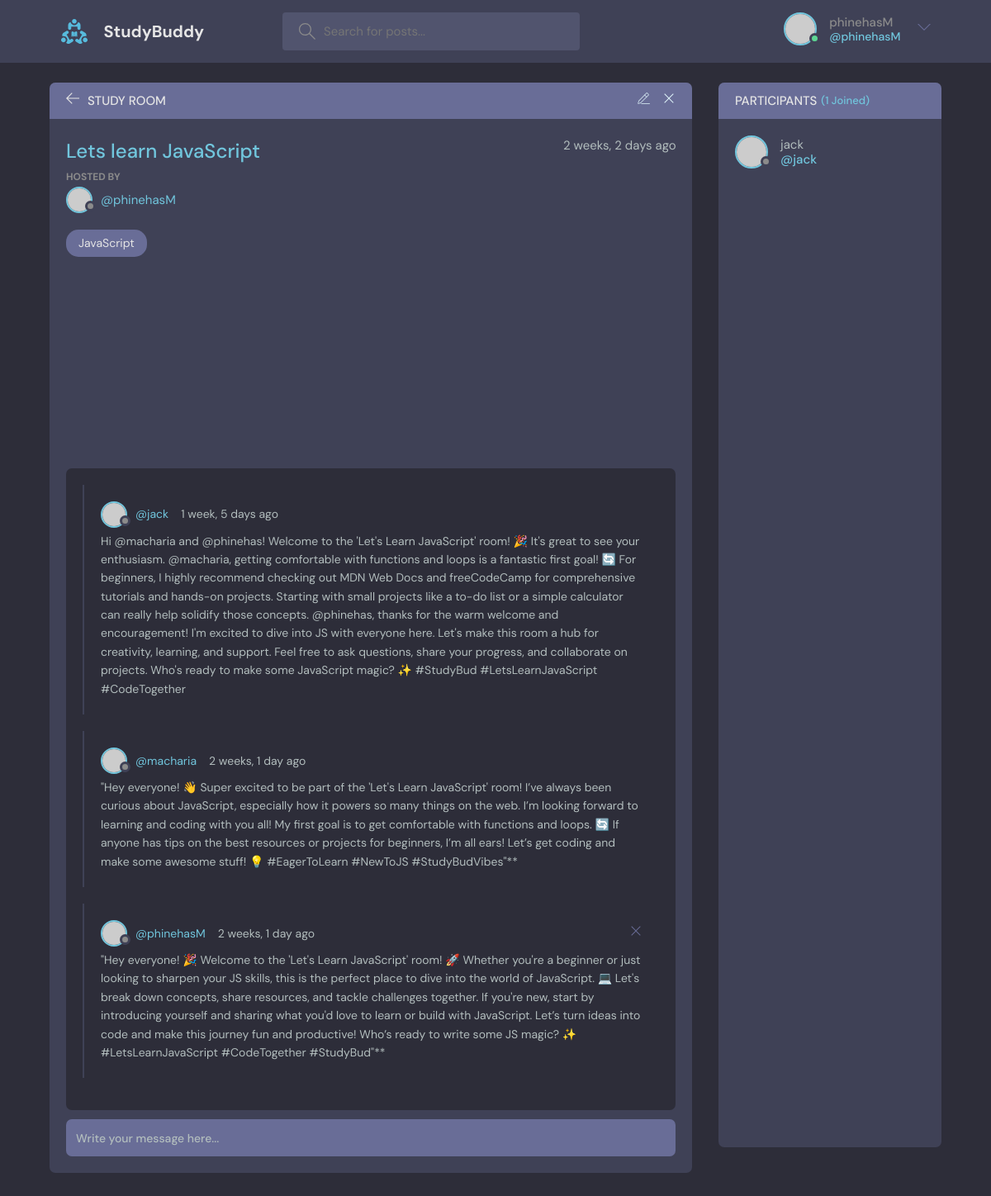
Screenshot of /room/1/ (signed in) with the database file from the repository.
### base/models.py (models this page shows, shortened)
class Room(models.Model):
    host = models.ForeignKey(User, on_delete=models.SET_NULL, null=True)
    topic = models.ForeignKey(Topic, on_delete=models.SET_NULL, null=True)
    name = models.CharField(max_length=200)
    description = models.TextField(null=True, blank=True)
    participants = models.ManyToManyField(User, related_name='participants', blank=True)
    updated = models.DateTimeField(auto_now=True)
    created = models.DateTimeField(auto_now_add=True)
    class Meta:
        ordering = ['-updated', '-created']

class Topic(models.Model):
    name = models.CharField(max_length=200)
    def __str__(self):
        return self.name

class Message(models.Model):
    user = models.ForeignKey(User, on_delete=models.CASCADE)
    room = models.ForeignKey(Room, on_delete=models.CASCADE)
    body = models.TextField()
    updated = models.DateTimeField(auto_now=True)
    created = models.DateTimeField(auto_now_add=True)
    class Meta:
        ordering = ['-updated', '-created']

### base/views.py (the view, shortened to what this page needs)
# urls.py: path('room/<str:pk>/', views.room, name='room'),
def room(request, pk):
    room = get_object_or_404(Room, id=pk)
    room_messages = room.message_set.all()
    participants = room.participants.all()
    context = {'room': room, 'room_messages': room_messages
               , 'participants': participants}
    return render(request, 'base/room.html', context)

### base/templates/base/room.html (shortened to what this page needs)
{% extends 'main.html' %}
{% block content %}
    <main class="profile-page layout layout--2">
      <div class="container">
        <div class="room">
          <div class="room__top">
            <div class="room__topLeft">
              <a href="{ url 'home' }">
                <svg version="1.1" xmlns="http://www.w3.org/2000/svg" width="32" height="32" viewBox="0 0 32 32">
                  <title>arrow-left</title>
                  <path
                    d="M13.723 2.286l-13.723 13.714 13.719 13.714 1.616-1.611-10.96-10.96h27.625v-2.286h-27.625l10.965-10.965-1.616-1.607z"
                  ></path>
                </svg>
              </a>
              <h3>Study Room</h3>
            </div>
            {% if room.host == request.user %}
            <div class="room__topRight">
              <a href="{% url 'update-room' room.id %}">
              </a>
              <a href="{% url 'delete-room' room.id %}">
                <svg version="1.1" xmlns="http://www.w3.org/2000/svg" width="32" height="32" viewBox="0 0 32 32">
                  <title>remove</title>
                  <path
                    d="M27.314 6.019l-1.333-1.333-9.98 9.981-9.981-9.981-1.333 1.333 9.981 9.981-9.981 9.98 1.333 1.333 9.981-9.98 9.98 9.98 1.333-1.333-9.98-9.98 9.98-9.981z"
                  ></path>
                </svg>
              </a>
            </div>
            {% endif %}
        </div>
          <div class="room__box scroll">
            <div class="room__header scroll">
              <div class="room__info">
                <h3>{{room.name}}</h3>
                <span>{{room.created | timesince}} ago</span>
              </div>
              <div class="room__hosted">
                <p>Hosted By</p>
                <a href="{% url 'user-profile' room.host.id %}" class="room__author">
                  <div class="avatar avatar--small">
                    <img src="https://randomuser.me/api/portraits/men/37.jpg" />
                  </div>
                  <span>@{{room.host.username}}</span>
                </a>
              </div>
              <span class="room__topics">{{room.topic}}</span>
            </div>
            <div class="room__conversation">
              <div class="threads scroll">
                {% for message in room_messages %}
                <div class="thread">
                  <div class="thread__top">
                    <div class="thread__author">
                      <a href="{% url 'user-profile' message.user.id %}" class="thread__authorInfo">
                        <div class="avatar avatar--small">
                          <img src="https://randomuser.me/api/portraits/men/37.jpg" />
                        </div>
                        <span>@{{message.user.username}}</span>
                      </a>
                      <span class="thread__date">{{message.created | timesince}} ago</span>
                    </div>
                    {% if request.user == message.user %}
                    <a href="{% url 'delete-message' message.id %}">
                    <div class="thread__delete">
                      <svg version="1.1" xmlns="http://www.w3.org/2000/svg" width="32" height="32" viewBox="0 0 32 32">
                        <title>remove</title>
                        <path
                          d="M27.314 6.019l-1.333-1.333-9.98 9.981-9.981-9.981-1.333 1.333 9.981 9.981-9.981 9.98 1.333 1.333 9.981-9.98 9.98 9.98 1.333-1.333-9.98-9.98 9.98-9.981z"
                        ></path>
                      </svg>
                    </div>
                    </a>
                    {% endif %}
                  </div>
                  <div class="thread__details">
                    {{message.body}}
                  </div>
                </div>
                {% endfor %}
            </div>
            </div>
          </div>
          <div class="room__message">
            <form action="" method="POST">
              <input name="body" placeholder="Write your message here..." /></form>
          </div>
        </div>
        <div class="participants">
          <h3 class="participants__top">Participants <span>({{participants.count}} Joined)</span></h3>
          <div class="participants__list scroll">
            {% for user in participants %}
            <a href="{% url 'user-profile' user.id %}" class="participant">
              <div class="avatar avatar--medium">
                <img src="https://randomuser.me/api/portraits/men/37.jpg" />
              </div>
              <p>
                {{user.username}}
                <span>@{{user.username}}</span>
              </p>
            </a>
            {% endfor %}
          </div>
        </div>
      </div>
    </main>
    {% endblock content %}

### templates/navbar.html (shortened to what this page needs)
{% load static %}
<header class="header header--loggedIn">
    <div class="container">
      <a href="{% url 'home' %}" class="header__logo">
        <img src="{% static 'images/logo.svg' %}" />
        <h1>StudyBuddy</h1>
      </a>
      <form class="header__search" method="GET" action="{% url 'home' %}" >
        <label>
          <input name="q" placeholder="Search for posts..." />
        </label>
      </form>
      <nav class="header__menu">
        {% if request.user.is_authenticated %}
        <div class="header__user">
          <a href="{% url 'update-user' %}">
            <div class="avatar avatar--medium active">
              <img src="https://randomuser.me/api/portraits/men/37.jpg" />
            </div>
            <p>{{request.user.username}} <span>@{{request.user.username}}</span></p>
          </a>
          <button class="dropdown-button">
            <svg version="1.1" xmlns="http://www.w3.org/2000/svg" width="32" height="32" viewBox="0 0 32 32">
              <title>chevron-down</title>
              <path d="M16 21l-13-13h-3l16 16 16-16h-3l-13 13z"></path>
            </svg>
          </button>
        </div>
        {% else %}
        <a href="{% url 'login' %}" >
          <img src="{% static 'images/avatar.svg' %}" />
          <p>Login</p>
        </a>
        {% endif %}
      </nav>
    </div>
  </header>

### rows the page displays
Room: name "Lets learn JavaScript", created "2 weeks, 2 days", host.username "phinehasM", topic "JavaScript"
Message: user.username "jack", created "1 week, 5 days", body "Hi @macharia and @phinehas! Welcome to the 'Let's Learn JavaScript' room! 🎉 It's great to see your enthusiasm. @macharia, getting comfortable with functions and loops is a fantastic first goal! 🔄 For beginners, I highly recommend checking out MDN Web Docs and freeCodeCamp for comprehensive tutorials and hands-on projects. Starting with small projects like a to-do list or a simple calculator can really help solidify those concepts. @phinehas, thanks for the warm welcome and encouragement! I'm excited to dive into JS with everyone here. Let's make this room a hub for creativity, learning, and support. Feel free to ask questions, share your progress, and collaborate on projects. Who's ready to…"
Message: user.username "macharia", created "2 weeks, 1 day", body "\"Hey everyone! 👋 Super excited to be part of the 'Let's Learn JavaScript' room! I’ve always been curious about JavaScript, especially how it powers so many things on the web. I’m looking forward to learning and coding with you all! My first goal is to get comfortable with functions and loops. 🔄 If anyone has tips on the best resources or projects for beginners, I’m all ears! Let’s get coding and make some awesome stuff! 💡 #EagerToLearn #NewToJS #StudyBudVibes\"**"
Message: user.username "phinehasM", created "2 weeks, 1 day", body "\"Hey everyone! 🎉 Welcome to the 'Let's Learn JavaScript' room! 🚀 Whether you're a beginner or just looking to sharpen your JS skills, this is the perfect place to dive into the world of JavaScript. 💻 Let's break down concepts, share resources, and tackle challenges together. If you're new, start by introducing yourself and sharing what you'd love to learn or build with JavaScript. Let’s turn ideas into code and make this journey fun and productive! Who’s ready to write some JS magic? ✨ #LetsLearnJavaScript #CodeTogether #StudyBud\"**"

### other values shown
{{ request.user.username }} "phinehasM"
{{ participants.count }} "1"
{{ user.username }} "jack"
